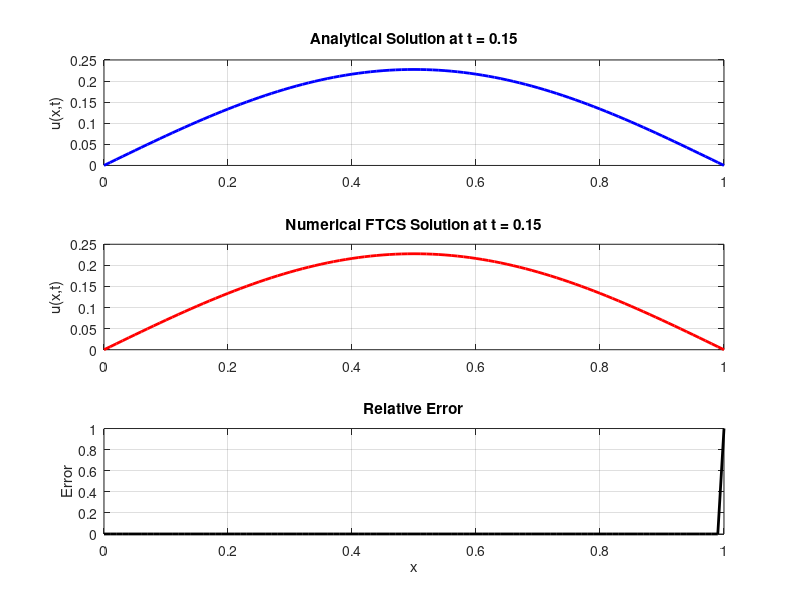

MATLAB code for this plot: (Note: this script raises an error after producing the figure.)
clc; clear; close all;

% ============================
% Parameters
% ============================
k = 1;
L = 1;
Nx = 100;
dx = L / Nx;
x = linspace(0, L, Nx+1);

dt = 0.00005;
r = k * dt / dx^2;

t_compare = 0.15;
Nt = round(t_compare / dt);

% ============================
% Initial condition
% ============================
u_num = sin(pi * x);
u_exact = @(x,t) sin(pi*x).*exp(-k*pi^2*t);

% ============================
% FTCS Time-stepping
% ============================
for n = 1:Nt
    u_new = u_num;
    u_new(2:Nx) = u_num(2:Nx) + r*(u_num(3:Nx+1) - 2*u_num(2:Nx) + u_num(1:Nx-1));
    u_new(1) = 0;
    u_new(end) = 0;
    u_num = u_new;
end

% ============================
% Analytical & relative error
% ============================
u_ana = u_exact(x, t_compare);
rel_error = abs((u_ana - u_num) ./ u_ana);
rel_error(u_ana == 0) = 0;

% ============================
% FIGURE 1 — THREE SUBPLOTS
% ============================
figure;

subplot(3,1,1);
plot(x, u_ana, 'b', 'LineWidth', 2);
title('Analytical Solution at t = 0.15');
ylabel('u(x,t)');
grid on;

subplot(3,1,2);
plot(x, u_num, 'r', 'LineWidth', 2);
title('Numerical FTCS Solution at t = 0.15');
ylabel('u(x,t)');
grid on;

subplot(3,1,3);
plot(x, rel_error, 'k', 'LineWidth', 2);
title('Relative Error');
xlabel('x');
ylabel('Error');
grid on;

sgtitle('Analytical, Numerical, and Relative Error Comparison');


% ============================
% FIGURE 2 — ONE PLOT, 3 COLORS
% ============================
figure; hold on;
plot(x, u_ana, 'b', 'LineWidth', 2);       % Analytical (blue)
plot(x, u_num, 'r--', 'LineWidth', 2);     % Numerical (red dashed)
plot(x, rel_error, 'k', 'LineWidth', 2);   % Relative Error (black)

xlabel('x');
ylabel('Value');
title('Combined Plot: Analytical vs Numerical vs Relative Error');

legend('Analytical Solution', 'Numerical FTCS', 'Relative Error', ...
    'Location', 'northeastoutside');

grid on;
hold off;
